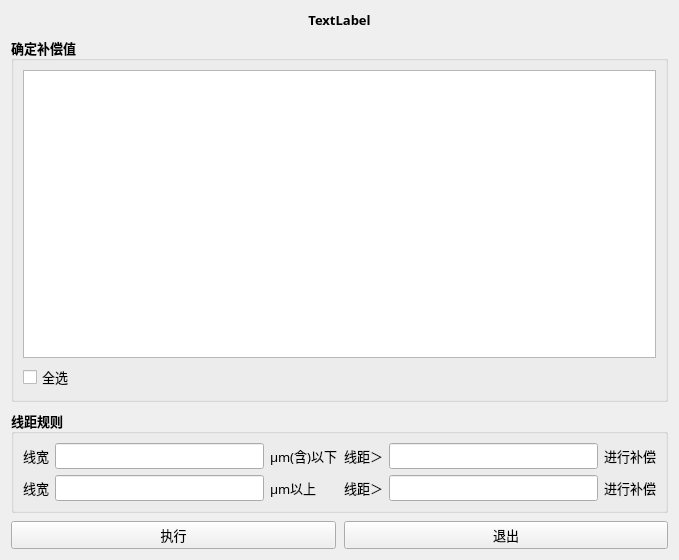
<?xml version="1.0" encoding="UTF-8"?>
<ui version="4.0">
 <class>Form</class>
 <widget class="QWidget" name="Form">
  <property name="geometry">
   <rect>
    <x>0</x>
    <y>0</y>
    <width>679</width>
    <height>560</height>
   </rect>
  </property>
  <property name="font">
   <font>
    <family>黑体</family>
    <pointsize>10</pointsize>
   </font>
  </property>
  <property name="windowTitle">
   <string>动态补偿</string>
  </property>
  <layout class="QVBoxLayout" name="verticalLayout_2" stretch="0,1,0,0">
   <property name="spacing">
    <number>8</number>
   </property>
   <item>
    <widget class="QLabel" name="label">
     <property name="font">
      <font>
       <family>微软雅黑</family>
       <pointsize>10</pointsize>
       <weight>75</weight>
       <bold>true</bold>
      </font>
     </property>
     <property name="text">
      <string>TextLabel</string>
     </property>
     <property name="alignment">
      <set>Qt::AlignCenter</set>
     </property>
    </widget>
   </item>
   <item>
    <widget class="QGroupBox" name="groupBox_2">
     <property name="font">
      <font>
       <family>微软雅黑</family>
       <pointsize>10</pointsize>
       <weight>75</weight>
       <bold>true</bold>
      </font>
     </property>
     <property name="title">
      <string>确定补偿值</string>
     </property>
     <layout class="QVBoxLayout" name="verticalLayout">
      <item>
       <widget class="QTableWidget" name="tableWidget">
        <property name="font">
         <font>
          <family>微软雅黑</family>
          <pointsize>10</pointsize>
          <weight>50</weight>
          <bold>false</bold>
         </font>
        </property>
       </widget>
      </item>
      <item>
       <layout class="QHBoxLayout" name="horizontalLayout_2">
        <item>
         <widget class="QCheckBox" name="checkBox">
          <property name="font">
           <font>
            <family>微软雅黑</family>
            <pointsize>10</pointsize>
            <weight>50</weight>
            <bold>false</bold>
           </font>
          </property>
          <property name="cursor">
           <cursorShape>PointingHandCursor</cursorShape>
          </property>
          <property name="text">
           <string>全选</string>
          </property>
         </widget>
        </item>
       </layout>
      </item>
     </layout>
    </widget>
   </item>
   <item>
    <widget class="QGroupBox" name="groupBox">
     <property name="font">
      <font>
       <family>微软雅黑</family>
       <pointsize>10</pointsize>
       <weight>75</weight>
       <bold>true</bold>
      </font>
     </property>
     <property name="title">
      <string>线距规则</string>
     </property>
     <layout class="QGridLayout" name="gridLayout">
      <item row="0" column="0">
       <widget class="QLabel" name="label_2">
        <property name="font">
         <font>
          <family>微软雅黑</family>
          <pointsize>10</pointsize>
          <weight>50</weight>
          <bold>false</bold>
         </font>
        </property>
        <property name="text">
         <string>线宽</string>
        </property>
       </widget>
      </item>
      <item row="0" column="1">
       <widget class="QLineEdit" name="lineEdit_lw">
        <property name="font">
         <font>
          <family>微软雅黑</family>
          <pointsize>10</pointsize>
          <weight>50</weight>
          <bold>false</bold>
         </font>
        </property>
        <property name="readOnly">
         <bool>true</bool>
        </property>
       </widget>
      </item>
      <item row="0" column="2">
       <widget class="QLabel" name="label_4">
        <property name="font">
         <font>
          <family>微软雅黑</family>
          <pointsize>10</pointsize>
          <weight>50</weight>
          <bold>false</bold>
         </font>
        </property>
        <property name="text">
         <string>μm(含)以下</string>
        </property>
       </widget>
      </item>
      <item row="0" column="3">
       <widget class="QLabel" name="label_6">
        <property name="font">
         <font>
          <family>微软雅黑</family>
          <pointsize>10</pointsize>
          <weight>50</weight>
          <bold>false</bold>
         </font>
        </property>
        <property name="text">
         <string>线距＞</string>
        </property>
       </widget>
      </item>
      <item row="1" column="0">
       <widget class="QLabel" name="label_3">
        <property name="font">
         <font>
          <family>微软雅黑</family>
          <pointsize>10</pointsize>
          <weight>50</weight>
          <bold>false</bold>
         </font>
        </property>
        <property name="text">
         <string>线宽</string>
        </property>
       </widget>
      </item>
      <item row="1" column="1">
       <widget class="QLineEdit" name="lineEdit_lw_2">
        <property name="font">
         <font>
          <family>微软雅黑</family>
          <pointsize>10</pointsize>
          <weight>50</weight>
          <bold>false</bold>
         </font>
        </property>
        <property name="readOnly">
         <bool>true</bool>
        </property>
       </widget>
      </item>
      <item row="1" column="2">
       <widget class="QLabel" name="label_5">
        <property name="font">
         <font>
          <family>微软雅黑</family>
          <pointsize>10</pointsize>
          <weight>50</weight>
          <bold>false</bold>
         </font>
        </property>
        <property name="text">
         <string>μm以上</string>
        </property>
       </widget>
      </item>
      <item row="1" column="3">
       <widget class="QLabel" name="label_8">
        <property name="font">
         <font>
          <family>微软雅黑</family>
          <pointsize>10</pointsize>
          <weight>50</weight>
          <bold>false</bold>
         </font>
        </property>
        <property name="text">
         <string>线距＞</string>
        </property>
       </widget>
      </item>
      <item row="1" column="4">
       <widget class="QLineEdit" name="lineEdit_ls_2">
        <property name="font">
         <font>
          <family>微软雅黑</family>
          <pointsize>10</pointsize>
          <weight>50</weight>
          <bold>false</bold>
         </font>
        </property>
        <property name="readOnly">
         <bool>true</bool>
        </property>
       </widget>
      </item>
      <item row="1" column="5" colspan="2">
       <widget class="QLabel" name="label_9">
        <property name="font">
         <font>
          <family>微软雅黑</family>
          <pointsize>10</pointsize>
          <weight>50</weight>
          <bold>false</bold>
         </font>
        </property>
        <property name="text">
         <string>进行补偿</string>
        </property>
       </widget>
      </item>
      <item row="0" column="4">
       <widget class="QLineEdit" name="lineEdit_ls">
        <property name="font">
         <font>
          <family>微软雅黑</family>
          <pointsize>10</pointsize>
          <weight>50</weight>
          <bold>false</bold>
         </font>
        </property>
        <property name="readOnly">
         <bool>true</bool>
        </property>
       </widget>
      </item>
      <item row="0" column="5" colspan="2">
       <widget class="QLabel" name="label_7">
        <property name="font">
         <font>
          <family>微软雅黑</family>
          <pointsize>10</pointsize>
          <weight>50</weight>
          <bold>false</bold>
         </font>
        </property>
        <property name="text">
         <string>进行补偿</string>
        </property>
       </widget>
      </item>
     </layout>
    </widget>
   </item>
   <item>
    <layout class="QHBoxLayout" name="horizontalLayout">
     <item>
      <widget class="QPushButton" name="pushButton_exec">
       <property name="minimumSize">
        <size>
         <width>0</width>
         <height>26</height>
        </size>
       </property>
       <property name="font">
        <font>
         <family>微软雅黑</family>
         <pointsize>10</pointsize>
        </font>
       </property>
       <property name="cursor">
        <cursorShape>PointingHandCursor</cursorShape>
       </property>
       <property name="text">
        <string>执行</string>
       </property>
      </widget>
     </item>
     <item>
      <widget class="QPushButton" name="pushButton_exit">
       <property name="minimumSize">
        <size>
         <width>0</width>
         <height>26</height>
        </size>
       </property>
       <property name="font">
        <font>
         <family>微软雅黑</family>
         <pointsize>10</pointsize>
        </font>
       </property>
       <property name="cursor">
        <cursorShape>PointingHandCursor</cursorShape>
       </property>
       <property name="text">
        <string>退出</string>
       </property>
      </widget>
     </item>
    </layout>
   </item>
  </layout>
 </widget>
 <resources/>
 <connections/>
</ui>
